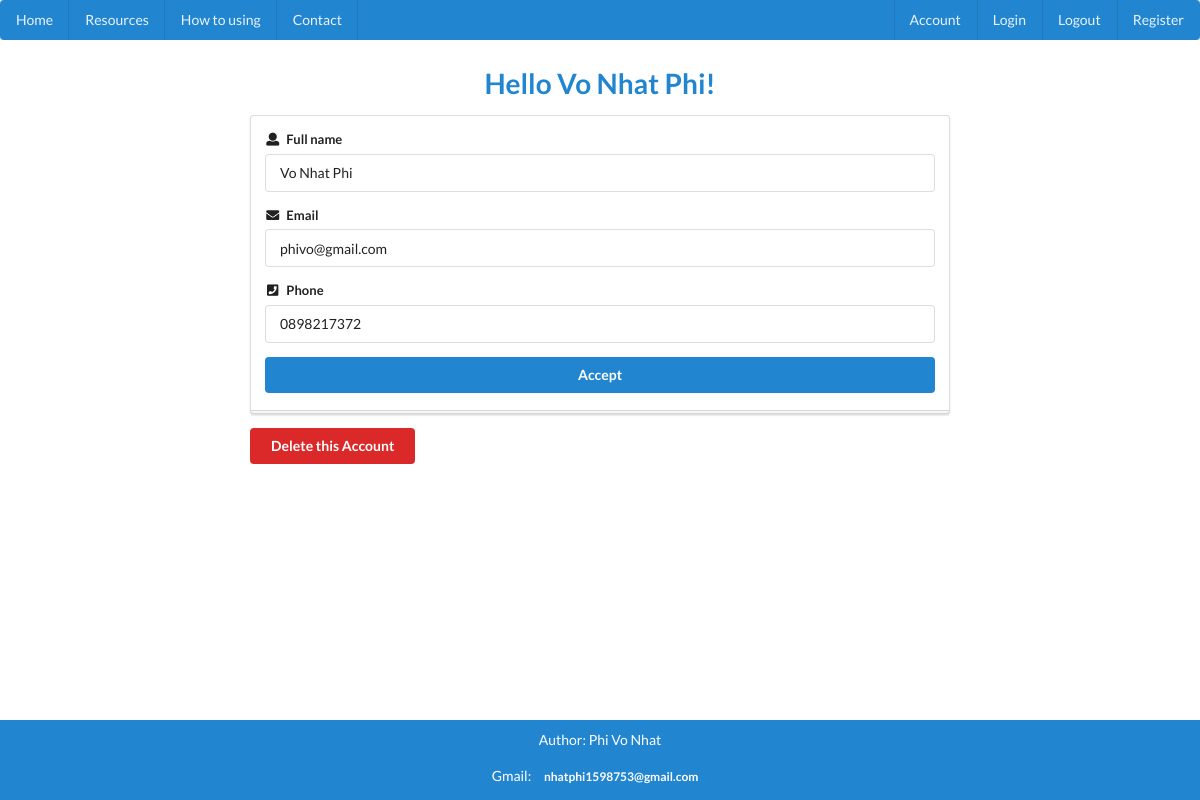
Page /user (signed in) on the committed database.
### app.py (models this page shows, shortened)
class User(db.Model):
    id = db.Column(db.Integer, primary_key=True)
    name = db.Column(db.String(255), unique=False, nullable=False)
    email = db.Column(db.String(255), unique=True, nullable=False)
    phone = db.Column(db.String(12), unique=False, nullable=False)
    username = db.Column(db.String(30), unique=True, nullable=False)
    password = db.Column(db.String(30), unique=False, nullable=False)
    job = db.relationship('Job', backref='person', lazy=True)

### app.py (the view, shortened to what this page needs)
@app.route('/user', methods=['GET', 'POST'])
def user_page():
    if 'username' in session:
        if session['username'] == 'admin':
            return redirect(url_for('admin_page'))
        username = session['username']
        user = User.query.filter_by(username=username).first()
        return render_template('user.html', user=user)
    else:
        flash('You need to login first!', 'info')
    return redirect(url_for('login'))

### templates/user.html (shortened to what this page needs)
{% extends 'base.html' %}
{% block body %}
    <h1 class="ui blue center aligned header">Hello {{ user.name }}!</h1>
    <div class="ui main text container">
        <form class="ui width form" method="post">
            <div class="ui stacked segment">
                <div class="field">
                    <label><i class="user icon"></i> Full name</label>
                    <input type="text" name="fullname" value="{{ user.name }}" required>
                </div>
                <div class="field">
                    <label><i class="envelope icon"></i> Email</label>
                    <input type="email" name="email" value="{{ user.email }}" required>
                </div>
                <div class="field">
                    <label><i class="phone square icon"></i> Phone</label>
                    <input type="number" onKeyPress="if(this.value.length==10) return false;" name="phone" value="{{ user.phone }}" required>
                </div>
                <button class="fluid ui blue button" type="submit">Accept</button>
            </div>
            <a class="negative ui button" href="/delete">Delete this Account</a>
        </form>
    </div>
{% endblock %}

### rows in the picture
User: name "Vo Nhat Phi", fullname "Vo Nhat Phi", email "phivo@gmail.com", phone "0898217372"
